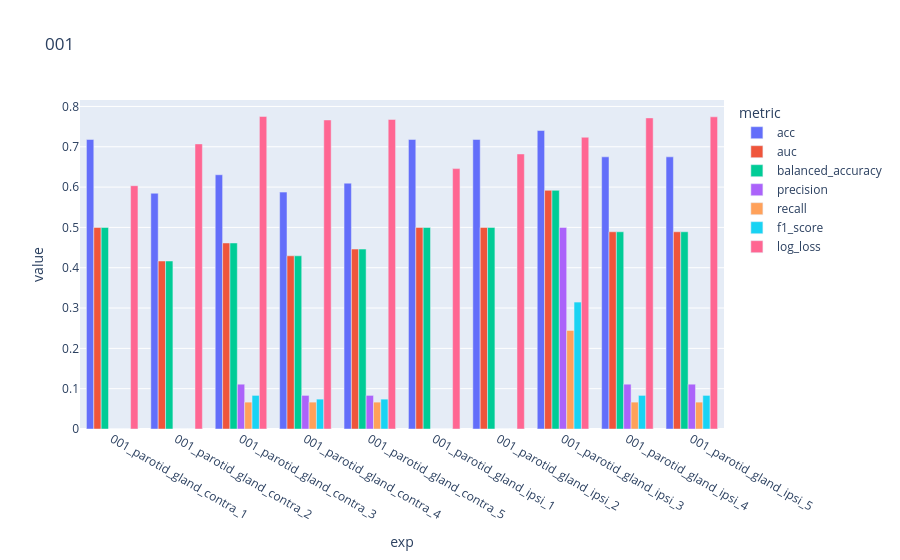
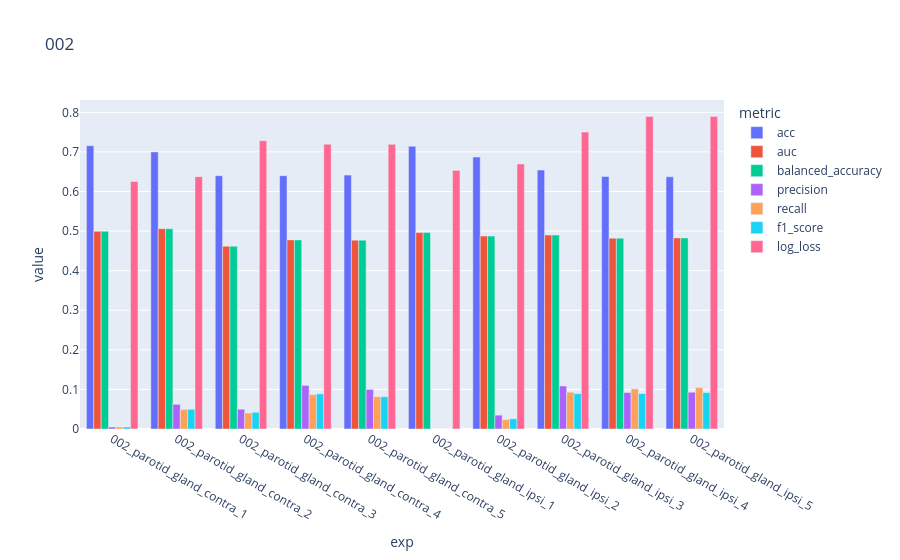
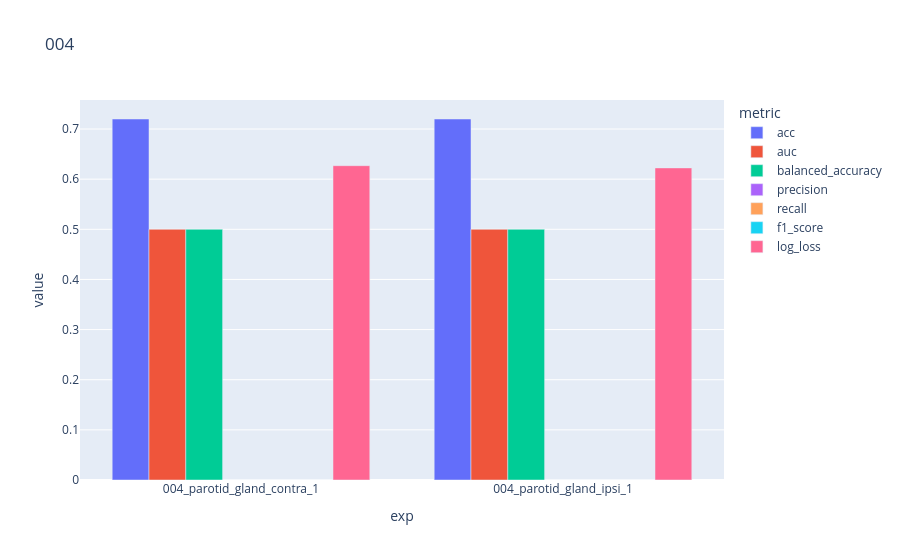
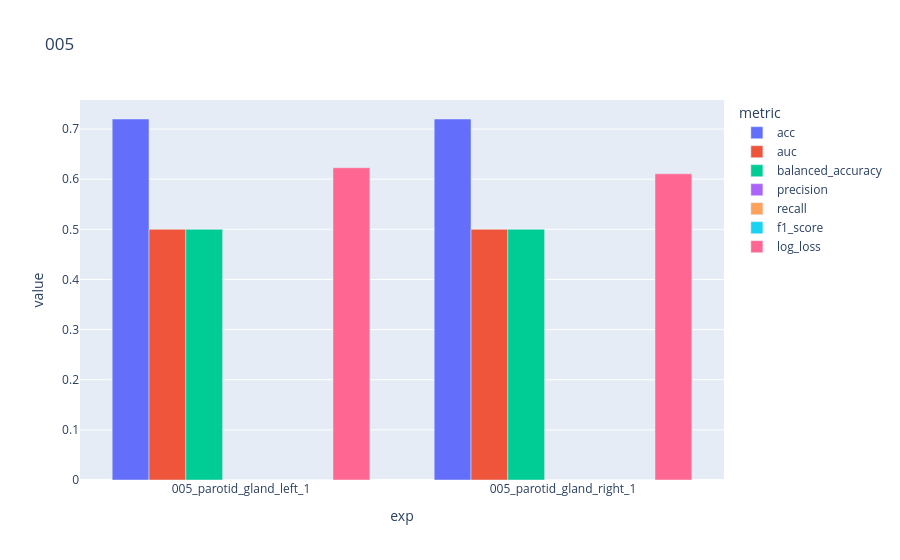

The notebook cell saved with these charts, in order:
### Markdown cell above
# Analysis

### Code cell
import os
import pandas
import plotly.express as px

path_ = r"C:\Users\bilel.guetarni\Desktop\ARTIX\experiments"

for exp in os.listdir(path_):
    result_df = []
    for run in os.listdir(os.path.join(path_, exp)):
        metrics_df = pandas.read_csv(os.path.join(path_, exp, run, "metrics.csv"))
        metrics_df = metrics_df.drop(columns=["Unnamed: 0"])
        avg_metrics = metrics_df.mean().to_dict()
        for k, v in avg_metrics.items():
            result_df.append({"exp": run, "metric": k, "value": v, "std": metrics_df.std().to_dict()[k]})

    print(len(result_df))
    result_df = pandas.DataFrame(result_df)

    # for metric in result_df["metric"].unique():
    #     metric_df = result_df[result_df["metric"] == metric]
    #     fig = px.bar(metric_df, x="run", y="value", error_y ="std", title=metric)
    #     fig.show()

    fig = px.bar(result_df, x="exp", y="value", color="metric", barmode="group", title=exp)
    # fig = px.bar(result_df, x="exp", y="value", error_y ="std", color="metric", barmode="group", title=exp)
    fig.show()

### Figure 1 — Plotly figure (JSON) as saved in the notebook; plotly's stock layout.template omitted (floating-point values rounded to 4 significant figures)
{"data": [{"alignmentgroup": "True", "hovertemplate": "metric=acc<br>exp=%{x}<br>value=%{y}<extra></extra>", "legendgroup": "acc", "marker": {"color": "#636efa", "pattern": {"shape": ""}}, "name": "acc", "offsetgroup": "acc", "orientation": "v", "showlegend": true, "textposition": "auto", "type": "bar", "x": ["001_parotid_gland_contra_1", "001_parotid_gland_contra_2", "001_parotid_gland_contra_3", "001_parotid_gland_contra_4", "001_parotid_gland_contra_5", "001_parotid_gland_ipsi_1", "001_parotid_gland_ipsi_2", "001_parotid_gland_ipsi_3", "001_parotid_gland_ipsi_4", "001_parotid_gland_ipsi_5"], "xaxis": "x", "y": [0.7181, 0.5847, 0.6306, 0.5875, 0.6097, 0.7181, 0.7181, 0.7403, 0.675, 0.675], "yaxis": "y"}, {"alignmentgroup": "True", "hovertemplate": "metric=auc<br>exp=%{x}<br>value=%{y}<extra></extra>", "legendgroup": "auc", "marker": {"color": "#EF553B", "pattern": {"shape": ""}}, "name": "auc", "offsetgroup": "auc", "orientation": "v", "showlegend": true, "textposition": "auto", "type": "bar", "x": ["001_parotid_gland_contra_1", "001_parotid_gland_contra_2", "001_parotid_gland_contra_3", "001_parotid_gland_contra_4", "001_parotid_gland_contra_5", "001_parotid_gland_ipsi_1", "001_parotid_gland_ipsi_2", "001_parotid_gland_ipsi_3", "001_parotid_gland_ipsi_4", "001_parotid_gland_ipsi_5"], "xaxis": "x", "y": [0.5, 0.4167, 0.4614, 0.4295, 0.4462, 0.5, 0.5, 0.5919, 0.4891, 0.4891], "yaxis": "y"}, {"alignmentgroup": "True", "hovertemplate": "metric=balanced_accuracy<br>exp=%{x}<br>value=%{y}<extra></extra>", "legendgroup": "balanced_accuracy", "marker": {"color": "#00cc96", "pattern": {"shape": ""}}, "name": "balanced_accuracy", "offsetgroup": "balanced_accuracy", "orientation": "v", "showlegend": true, "textposition": "auto", "type": "bar", "x": ["001_parotid_gland_contra_1", "001_parotid_gland_contra_2", "001_parotid_gland_contra_3", "001_parotid_gland_contra_4", "001_parotid_gland_contra_5", "001_parotid_gland_ipsi_1", "001_parotid_gland_ipsi_2", "001_parotid_gland_ipsi_3", "001_parotid_gland_ipsi_4", "001_parotid_gland_ipsi_5"], "xaxis": "x", "y": [0.5, 0.4167, 0.4614, 0.4295, 0.4462, 0.5, 0.5, 0.5919, 0.4891, 0.4891], "yaxis": "y"}, {"alignmentgroup": "True", "hovertemplate": "metric=precision<br>exp=%{x}<br>value=%{y}<extra></extra>", "legendgroup": "precision", "marker": {"color": "#ab63fa", "pattern": {"shape": ""}}, "name": "precision", "offsetgroup": "precision", "orientation": "v", "showlegend": true, "textposition": "auto", "type": "bar", "x": ["001_parotid_gland_contra_1", "001_parotid_gland_contra_2", "001_parotid_gland_contra_3", "001_parotid_gland_contra_4", "001_parotid_gland_contra_5", "001_parotid_gland_ipsi_1", "001_parotid_gland_ipsi_2", "001_parotid_gland_ipsi_3", "001_parotid_gland_ipsi_4", "001_parotid_gland_ipsi_5"], "xaxis": "x", "y": [0.0, 0.0, 0.1111, 0.08333, 0.08333, 0.0, 0.0, 0.5, 0.1111, 0.1111], "yaxis": "y"}, {"alignmentgroup": "True", "hovertemplate": "metric=recall<br>exp=%{x}<br>value=%{y}<extra></extra>", "legendgroup": "recall", "marker": {"color": "#FFA15A", "pattern": {"shape": ""}}, "name": "recall", "offsetgroup": "recall", "orientation": "v", "showlegend": true, "textposition": "auto", "type": "bar", "x": ["001_parotid_gland_contra_1", "001_parotid_gland_contra_2", "001_parotid_gland_contra_3", "001_parotid_gland_contra_4", "001_parotid_gland_contra_5", "001_parotid_gland_ipsi_1", "001_parotid_gland_ipsi_2", "001_parotid_gland_ipsi_3", "001_parotid_gland_ipsi_4", "001_parotid_gland_ipsi_5"], "xaxis": "x", "y": [0.0, 0.0, 0.06667, 0.06667, 0.06667, 0.0, 0.0, 0.2444, 0.06667, 0.06667], "yaxis": "y"}, {"alignmentgroup": "True", "hovertemplate": "metric=f1_score<br>exp=%{x}<br>value=%{y}<extra></extra>", "legendgroup": "f1_score", "marker": {"color": "#19d3f3", "pattern": {"shape": ""}}, "name": "f1_score", "offsetgroup": "f1_score", "orientation": "v", "showlegend": true, "textposition": "auto", "type": "bar", "x": ["001_parotid_gland_contra_1", "001_parotid_gland_contra_2", "001_parotid_gland_contra_3", "001_parotid_gland_contra_4", "001_parotid_gland_contra_5", "001_parotid_gland_ipsi_1", "001_parotid_gland_ipsi_2", "001_parotid_gland_ipsi_3", "001_parotid_gland_ipsi_4", "001_parotid_gland_ipsi_5"], "xaxis": "x", "y": [0.0, 0.0, 0.08333, 0.07407, 0.07407, 0.0, 0.0, 0.3148, 0.08333, 0.08333], "yaxis": "y"}, {"alignmentgroup": "True", "hovertemplate": "metric=log_loss<br>exp=%{x}<br>value=%{y}<extra></extra>", "legendgroup": "log_loss", "marker": {"color": "#FF6692", "pattern": {"shape": ""}}, "name": "log_loss", "offsetgroup": "log_loss", "orientation": "v", "showlegend": true, "textposition": "auto", "type": "bar", "x": ["001_parotid_gland_contra_1", "001_parotid_gland_contra_2", "001_parotid_gland_contra_3", "001_parotid_gland_contra_4", "001_parotid_gland_contra_5", "001_parotid_gland_ipsi_1", "001_parotid_gland_ipsi_2", "001_parotid_gland_ipsi_3", "001_parotid_gland_ipsi_4", "001_parotid_gland_ipsi_5"], "xaxis": "x", "y": [0.6034, 0.707, 0.7752, 0.7665, 0.7678, 0.6458, 0.6821, 0.7236, 0.7716, 0.7743], "yaxis": "y"}], "layout": {"barmode": "group", "legend": {"title": {"text": "metric"}, "tracegroupgap": 0}, "title": {"text": "001"}, "xaxis": {"anchor": "y", "domain": [0, 1], "title": {"text": "exp"}}, "yaxis": {"anchor": "x", "domain": [0, 1], "title": {"text": "value"}}}}

### Figure 2 — Plotly figure (JSON) as saved in the notebook; plotly's stock layout.template omitted (floating-point values rounded to 4 significant figures)
{"data": [{"alignmentgroup": "True", "hovertemplate": "metric=acc<br>exp=%{x}<br>value=%{y}<extra></extra>", "legendgroup": "acc", "marker": {"color": "#636efa", "pattern": {"shape": ""}}, "name": "acc", "offsetgroup": "acc", "orientation": "v", "showlegend": true, "textposition": "auto", "type": "bar", "x": ["002_parotid_gland_contra_1", "002_parotid_gland_contra_2", "002_parotid_gland_contra_3", "002_parotid_gland_contra_4", "002_parotid_gland_contra_5", "002_parotid_gland_ipsi_1", "002_parotid_gland_ipsi_2", "002_parotid_gland_ipsi_3", "002_parotid_gland_ipsi_4", "002_parotid_gland_ipsi_5"], "xaxis": "x", "y": [0.7157, 0.7, 0.64, 0.64, 0.6414, 0.7143, 0.6871, 0.6543, 0.6379, 0.6371], "yaxis": "y"}, {"alignmentgroup": "True", "hovertemplate": "metric=auc<br>exp=%{x}<br>value=%{y}<extra></extra>", "legendgroup": "auc", "marker": {"color": "#EF553B", "pattern": {"shape": ""}}, "name": "auc", "offsetgroup": "auc", "orientation": "v", "showlegend": true, "textposition": "auto", "type": "bar", "x": ["002_parotid_gland_contra_1", "002_parotid_gland_contra_2", "002_parotid_gland_contra_3", "002_parotid_gland_contra_4", "002_parotid_gland_contra_5", "002_parotid_gland_ipsi_1", "002_parotid_gland_ipsi_2", "002_parotid_gland_ipsi_3", "002_parotid_gland_ipsi_4", "002_parotid_gland_ipsi_5"], "xaxis": "x", "y": [0.4995, 0.5061, 0.4617, 0.4778, 0.4772, 0.4963, 0.4873, 0.4899, 0.4821, 0.4828], "yaxis": "y"}, {"alignmentgroup": "True", "hovertemplate": "metric=balanced_accuracy<br>exp=%{x}<br>value=%{y}<extra></extra>", "legendgroup": "balanced_accuracy", "marker": {"color": "#00cc96", "pattern": {"shape": ""}}, "name": "balanced_accuracy", "offsetgroup": "balanced_accuracy", "orientation": "v", "showlegend": true, "textposition": "auto", "type": "bar", "x": ["002_parotid_gland_contra_1", "002_parotid_gland_contra_2", "002_parotid_gland_contra_3", "002_parotid_gland_contra_4", "002_parotid_gland_contra_5", "002_parotid_gland_ipsi_1", "002_parotid_gland_ipsi_2", "002_parotid_gland_ipsi_3", "002_parotid_gland_ipsi_4", "002_parotid_gland_ipsi_5"], "xaxis": "x", "y": [0.4995, 0.5061, 0.4617, 0.4778, 0.4772, 0.4963, 0.4873, 0.4899, 0.4821, 0.4828], "yaxis": "y"}, {"alignmentgroup": "True", "hovertemplate": "metric=precision<br>exp=%{x}<br>value=%{y}<extra></extra>", "legendgroup": "precision", "marker": {"color": "#ab63fa", "pattern": {"shape": ""}}, "name": "precision", "offsetgroup": "precision", "orientation": "v", "showlegend": true, "textposition": "auto", "type": "bar", "x": ["002_parotid_gland_contra_1", "002_parotid_gland_contra_2", "002_parotid_gland_contra_3", "002_parotid_gland_contra_4", "002_parotid_gland_contra_5", "002_parotid_gland_ipsi_1", "002_parotid_gland_ipsi_2", "002_parotid_gland_ipsi_3", "002_parotid_gland_ipsi_4", "002_parotid_gland_ipsi_5"], "xaxis": "x", "y": [0.005, 0.06233, 0.05, 0.1102, 0.1, 0.0, 0.035, 0.1087, 0.09208, 0.09292], "yaxis": "y"}, {"alignmentgroup": "True", "hovertemplate": "metric=recall<br>exp=%{x}<br>value=%{y}<extra></extra>", "legendgroup": "recall", "marker": {"color": "#FFA15A", "pattern": {"shape": ""}}, "name": "recall", "offsetgroup": "recall", "orientation": "v", "showlegend": true, "textposition": "auto", "type": "bar", "x": ["002_parotid_gland_contra_1", "002_parotid_gland_contra_2", "002_parotid_gland_contra_3", "002_parotid_gland_contra_4", "002_parotid_gland_contra_5", "002_parotid_gland_ipsi_1", "002_parotid_gland_ipsi_2", "002_parotid_gland_ipsi_3", "002_parotid_gland_ipsi_4", "002_parotid_gland_ipsi_5"], "xaxis": "x", "y": [0.005, 0.0495, 0.04033, 0.08683, 0.0815, 0.0, 0.02367, 0.093, 0.1013, 0.1047], "yaxis": "y"}, {"alignmentgroup": "True", "hovertemplate": "metric=f1_score<br>exp=%{x}<br>value=%{y}<extra></extra>", "legendgroup": "f1_score", "marker": {"color": "#19d3f3", "pattern": {"shape": ""}}, "name": "f1_score", "offsetgroup": "f1_score", "orientation": "v", "showlegend": true, "textposition": "auto", "type": "bar", "x": ["002_parotid_gland_contra_1", "002_parotid_gland_contra_2", "002_parotid_gland_contra_3", "002_parotid_gland_contra_4", "002_parotid_gland_contra_5", "002_parotid_gland_ipsi_1", "002_parotid_gland_ipsi_2", "002_parotid_gland_ipsi_3", "002_parotid_gland_ipsi_4", "002_parotid_gland_ipsi_5"], "xaxis": "x", "y": [0.005, 0.04986, 0.04234, 0.0888, 0.08142, 0.0, 0.0259, 0.08937, 0.08948, 0.09198], "yaxis": "y"}, {"alignmentgroup": "True", "hovertemplate": "metric=log_loss<br>exp=%{x}<br>value=%{y}<extra></extra>", "legendgroup": "log_loss", "marker": {"color": "#FF6692", "pattern": {"shape": ""}}, "name": "log_loss", "offsetgroup": "log_loss", "orientation": "v", "showlegend": true, "textposition": "auto", "type": "bar", "x": ["002_parotid_gland_contra_1", "002_parotid_gland_contra_2", "002_parotid_gland_contra_3", "002_parotid_gland_contra_4", "002_parotid_gland_contra_5", "002_parotid_gland_ipsi_1", "002_parotid_gland_ipsi_2", "002_parotid_gland_ipsi_3", "002_parotid_gland_ipsi_4", "002_parotid_gland_ipsi_5"], "xaxis": "x", "y": [0.6255, 0.6376, 0.7285, 0.7194, 0.7192, 0.6533, 0.6696, 0.7502, 0.7896, 0.7896], "yaxis": "y"}], "layout": {"barmode": "group", "legend": {"title": {"text": "metric"}, "tracegroupgap": 0}, "title": {"text": "002"}, "xaxis": {"anchor": "y", "domain": [0, 1], "title": {"text": "exp"}}, "yaxis": {"anchor": "x", "domain": [0, 1], "title": {"text": "value"}}}}

### Figure 3 — Plotly figure (JSON) as saved in the notebook; plotly's stock layout.template omitted (floating-point values rounded to 4 significant figures)
{"data": [{"alignmentgroup": "True", "hovertemplate": "metric=acc<br>exp=%{x}<br>value=%{y}<extra></extra>", "legendgroup": "acc", "marker": {"color": "#636efa", "pattern": {"shape": ""}}, "name": "acc", "offsetgroup": "acc", "orientation": "v", "showlegend": true, "textposition": "auto", "type": "bar", "x": ["004_parotid_gland_contra_1", "004_parotid_gland_ipsi_1"], "xaxis": "x", "y": [0.72, 0.72], "yaxis": "y"}, {"alignmentgroup": "True", "hovertemplate": "metric=auc<br>exp=%{x}<br>value=%{y}<extra></extra>", "legendgroup": "auc", "marker": {"color": "#EF553B", "pattern": {"shape": ""}}, "name": "auc", "offsetgroup": "auc", "orientation": "v", "showlegend": true, "textposition": "auto", "type": "bar", "x": ["004_parotid_gland_contra_1", "004_parotid_gland_ipsi_1"], "xaxis": "x", "y": [0.5, 0.5], "yaxis": "y"}, {"alignmentgroup": "True", "hovertemplate": "metric=balanced_accuracy<br>exp=%{x}<br>value=%{y}<extra></extra>", "legendgroup": "balanced_accuracy", "marker": {"color": "#00cc96", "pattern": {"shape": ""}}, "name": "balanced_accuracy", "offsetgroup": "balanced_accuracy", "orientation": "v", "showlegend": true, "textposition": "auto", "type": "bar", "x": ["004_parotid_gland_contra_1", "004_parotid_gland_ipsi_1"], "xaxis": "x", "y": [0.5, 0.5], "yaxis": "y"}, {"alignmentgroup": "True", "hovertemplate": "metric=precision<br>exp=%{x}<br>value=%{y}<extra></extra>", "legendgroup": "precision", "marker": {"color": "#ab63fa", "pattern": {"shape": ""}}, "name": "precision", "offsetgroup": "precision", "orientation": "v", "showlegend": true, "textposition": "auto", "type": "bar", "x": ["004_parotid_gland_contra_1", "004_parotid_gland_ipsi_1"], "xaxis": "x", "y": [0.0, 0.0], "yaxis": "y"}, {"alignmentgroup": "True", "hovertemplate": "metric=recall<br>exp=%{x}<br>value=%{y}<extra></extra>", "legendgroup": "recall", "marker": {"color": "#FFA15A", "pattern": {"shape": ""}}, "name": "recall", "offsetgroup": "recall", "orientation": "v", "showlegend": true, "textposition": "auto", "type": "bar", "x": ["004_parotid_gland_contra_1", "004_parotid_gland_ipsi_1"], "xaxis": "x", "y": [0.0, 0.0], "yaxis": "y"}, {"alignmentgroup": "True", "hovertemplate": "metric=f1_score<br>exp=%{x}<br>value=%{y}<extra></extra>", "legendgroup": "f1_score", "marker": {"color": "#19d3f3", "pattern": {"shape": ""}}, "name": "f1_score", "offsetgroup": "f1_score", "orientation": "v", "showlegend": true, "textposition": "auto", "type": "bar", "x": ["004_parotid_gland_contra_1", "004_parotid_gland_ipsi_1"], "xaxis": "x", "y": [0.0, 0.0], "yaxis": "y"}, {"alignmentgroup": "True", "hovertemplate": "metric=log_loss<br>exp=%{x}<br>value=%{y}<extra></extra>", "legendgroup": "log_loss", "marker": {"color": "#FF6692", "pattern": {"shape": ""}}, "name": "log_loss", "offsetgroup": "log_loss", "orientation": "v", "showlegend": true, "textposition": "auto", "type": "bar", "x": ["004_parotid_gland_contra_1", "004_parotid_gland_ipsi_1"], "xaxis": "x", "y": [0.6269, 0.6225], "yaxis": "y"}], "layout": {"barmode": "group", "legend": {"title": {"text": "metric"}, "tracegroupgap": 0}, "title": {"text": "004"}, "xaxis": {"anchor": "y", "domain": [0, 1], "title": {"text": "exp"}}, "yaxis": {"anchor": "x", "domain": [0, 1], "title": {"text": "value"}}}}

### Figure 4 — Plotly figure (JSON) as saved in the notebook; plotly's stock layout.template omitted (floating-point values rounded to 4 significant figures)
{"data": [{"alignmentgroup": "True", "hovertemplate": "metric=acc<br>exp=%{x}<br>value=%{y}<extra></extra>", "legendgroup": "acc", "marker": {"color": "#636efa", "pattern": {"shape": ""}}, "name": "acc", "offsetgroup": "acc", "orientation": "v", "showlegend": true, "textposition": "auto", "type": "bar", "x": ["005_parotid_gland_left_1", "005_parotid_gland_right_1"], "xaxis": "x", "y": [0.72, 0.72], "yaxis": "y"}, {"alignmentgroup": "True", "hovertemplate": "metric=auc<br>exp=%{x}<br>value=%{y}<extra></extra>", "legendgroup": "auc", "marker": {"color": "#EF553B", "pattern": {"shape": ""}}, "name": "auc", "offsetgroup": "auc", "orientation": "v", "showlegend": true, "textposition": "auto", "type": "bar", "x": ["005_parotid_gland_left_1", "005_parotid_gland_right_1"], "xaxis": "x", "y": [0.5, 0.5], "yaxis": "y"}, {"alignmentgroup": "True", "hovertemplate": "metric=balanced_accuracy<br>exp=%{x}<br>value=%{y}<extra></extra>", "legendgroup": "balanced_accuracy", "marker": {"color": "#00cc96", "pattern": {"shape": ""}}, "name": "balanced_accuracy", "offsetgroup": "balanced_accuracy", "orientation": "v", "showlegend": true, "textposition": "auto", "type": "bar", "x": ["005_parotid_gland_left_1", "005_parotid_gland_right_1"], "xaxis": "x", "y": [0.5, 0.5], "yaxis": "y"}, {"alignmentgroup": "True", "hovertemplate": "metric=precision<br>exp=%{x}<br>value=%{y}<extra></extra>", "legendgroup": "precision", "marker": {"color": "#ab63fa", "pattern": {"shape": ""}}, "name": "precision", "offsetgroup": "precision", "orientation": "v", "showlegend": true, "textposition": "auto", "type": "bar", "x": ["005_parotid_gland_left_1", "005_parotid_gland_right_1"], "xaxis": "x", "y": [0.0, 0.0], "yaxis": "y"}, {"alignmentgroup": "True", "hovertemplate": "metric=recall<br>exp=%{x}<br>value=%{y}<extra></extra>", "legendgroup": "recall", "marker": {"color": "#FFA15A", "pattern": {"shape": ""}}, "name": "recall", "offsetgroup": "recall", "orientation": "v", "showlegend": true, "textposition": "auto", "type": "bar", "x": ["005_parotid_gland_left_1", "005_parotid_gland_right_1"], "xaxis": "x", "y": [0.0, 0.0], "yaxis": "y"}, {"alignmentgroup": "True", "hovertemplate": "metric=f1_score<br>exp=%{x}<br>value=%{y}<extra></extra>", "legendgroup": "f1_score", "marker": {"color": "#19d3f3", "pattern": {"shape": ""}}, "name": "f1_score", "offsetgroup": "f1_score", "orientation": "v", "showlegend": true, "textposition": "auto", "type": "bar", "x": ["005_parotid_gland_left_1", "005_parotid_gland_right_1"], "xaxis": "x", "y": [0.0, 0.0], "yaxis": "y"}, {"alignmentgroup": "True", "hovertemplate": "metric=log_loss<br>exp=%{x}<br>value=%{y}<extra></extra>", "legendgroup": "log_loss", "marker": {"color": "#FF6692", "pattern": {"shape": ""}}, "name": "log_loss", "offsetgroup": "log_loss", "orientation": "v", "showlegend": true, "textposition": "auto", "type": "bar", "x": ["005_parotid_gland_left_1", "005_parotid_gland_right_1"], "xaxis": "x", "y": [0.6228, 0.6106], "yaxis": "y"}], "layout": {"barmode": "group", "legend": {"title": {"text": "metric"}, "tracegroupgap": 0}, "title": {"text": "005"}, "xaxis": {"anchor": "y", "domain": [0, 1], "title": {"text": "exp"}}, "yaxis": {"anchor": "x", "domain": [0, 1], "title": {"text": "value"}}}}
